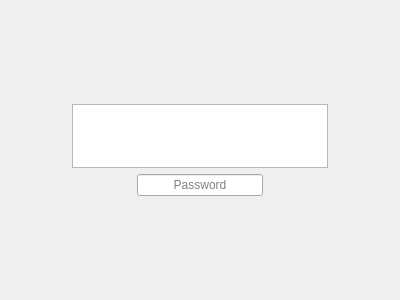
<?xml version="1.0" encoding="UTF-8"?>
<ui version="4.0">
 <class>badger</class>
 <widget class="QDialog" name="badger">
  <property name="geometry">
   <rect>
    <x>0</x>
    <y>0</y>
    <width>400</width>
    <height>300</height>
   </rect>
  </property>
  <property name="windowTitle">
   <string>Dialog</string>
  </property>
  <layout class="QVBoxLayout" name="verticalLayout">
   <item>
    <widget class="QLabel" name="date_time">
     <property name="text">
      <string/>
     </property>
     <property name="alignment">
      <set>Qt::AlignCenter</set>
     </property>
    </widget>
   </item>
   <item>
    <spacer name="verticalSpacer_2">
     <property name="orientation">
      <enum>Qt::Vertical</enum>
     </property>
     <property name="sizeHint" stdset="0">
      <size>
       <width>20</width>
       <height>51</height>
      </size>
     </property>
    </spacer>
   </item>
   <item>
    <layout class="QHBoxLayout" name="horizontalLayout_2">
     <item>
      <spacer name="horizontalSpacer_3">
       <property name="orientation">
        <enum>Qt::Horizontal</enum>
       </property>
       <property name="sizeHint" stdset="0">
        <size>
         <width>40</width>
         <height>20</height>
        </size>
       </property>
      </spacer>
     </item>
     <item>
      <widget class="QListWidget" name="accounts">
       <property name="maximumSize">
        <size>
         <width>16777215</width>
         <height>64</height>
        </size>
       </property>
       <property name="verticalScrollBarPolicy">
        <enum>Qt::ScrollBarAlwaysOff</enum>
       </property>
       <property name="horizontalScrollBarPolicy">
        <enum>Qt::ScrollBarAlwaysOff</enum>
       </property>
      </widget>
     </item>
     <item>
      <spacer name="horizontalSpacer_4">
       <property name="orientation">
        <enum>Qt::Horizontal</enum>
       </property>
       <property name="sizeHint" stdset="0">
        <size>
         <width>40</width>
         <height>20</height>
        </size>
       </property>
      </spacer>
     </item>
    </layout>
   </item>
   <item>
    <layout class="QHBoxLayout" name="horizontalLayout">
     <item>
      <spacer name="horizontalSpacer">
       <property name="orientation">
        <enum>Qt::Horizontal</enum>
       </property>
       <property name="sizeHint" stdset="0">
        <size>
         <width>40</width>
         <height>20</height>
        </size>
       </property>
      </spacer>
     </item>
     <item>
      <widget class="QLineEdit" name="password">
       <property name="echoMode">
        <enum>QLineEdit::PasswordEchoOnEdit</enum>
       </property>
       <property name="alignment">
        <set>Qt::AlignCenter</set>
       </property>
       <property name="placeholderText">
        <string>Password</string>
       </property>
      </widget>
     </item>
     <item>
      <spacer name="horizontalSpacer_2">
       <property name="orientation">
        <enum>Qt::Horizontal</enum>
       </property>
       <property name="sizeHint" stdset="0">
        <size>
         <width>40</width>
         <height>20</height>
        </size>
       </property>
      </spacer>
     </item>
    </layout>
   </item>
   <item>
    <spacer name="verticalSpacer">
     <property name="orientation">
      <enum>Qt::Vertical</enum>
     </property>
     <property name="sizeHint" stdset="0">
      <size>
       <width>20</width>
       <height>50</height>
      </size>
     </property>
    </spacer>
   </item>
   <item>
    <widget class="QLabel" name="logo"/>
   </item>
  </layout>
 </widget>
 <tabstops>
  <tabstop>accounts</tabstop>
  <tabstop>password</tabstop>
 </tabstops>
 <resources/>
 <connections/>
</ui>
